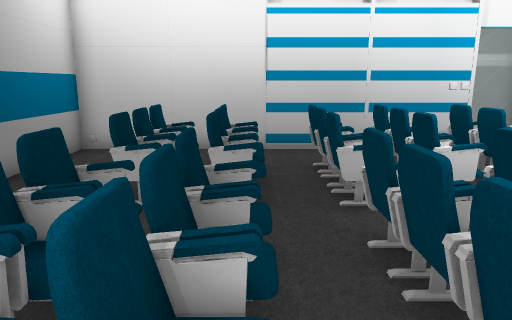
View 1 (above)

14 first-person views from a walk through a Unity game level. The camera is 1.5 m above the floor, tilts 12° down and sees 70° across. The floor is counted in squares, 0.72 m on a side. Each view is taken from the middle of a square. On the plan, view 1 faces up. The plan holds only what a view shows up to about 19 squares ahead; the rest is blank. The place goes on beyond the plan. The player character is not drawn. Door leaves are left out, so doorways stand open. Some surface patterns are stand-ins.

View 2
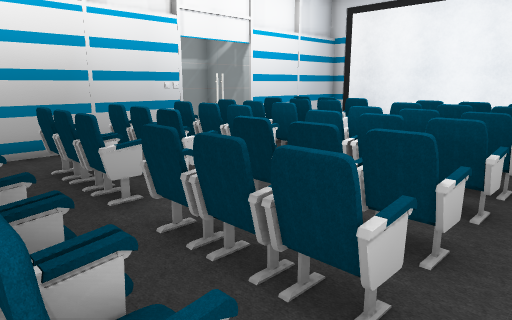

View 3
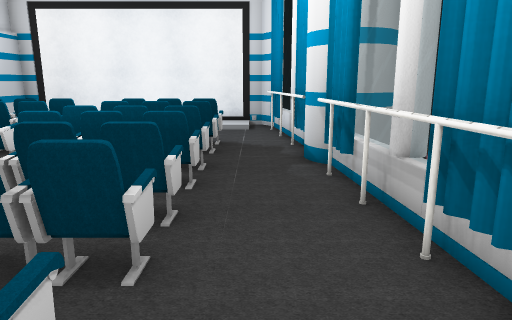

View 4
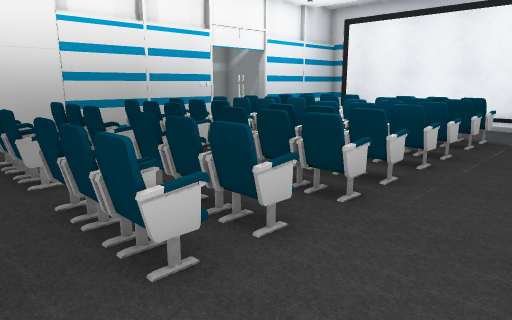

View 5
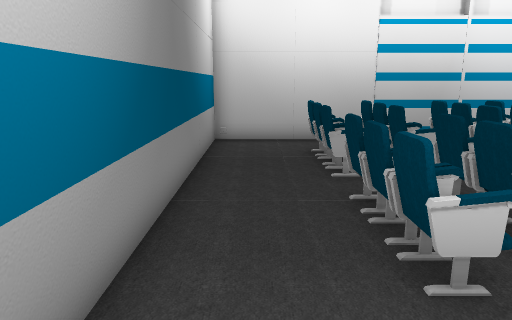

View 6
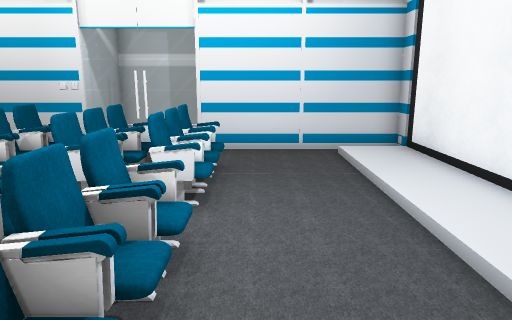

View 7
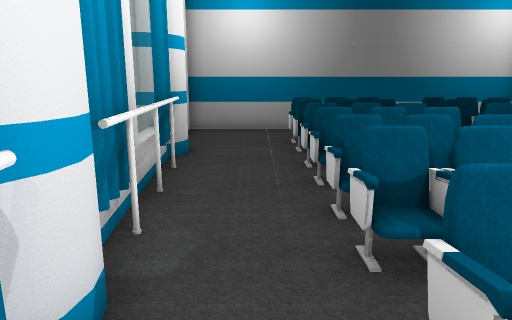

View 8
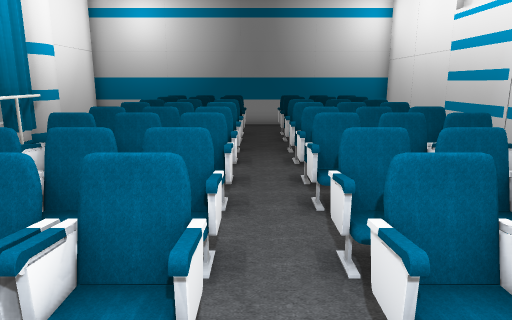

View 9
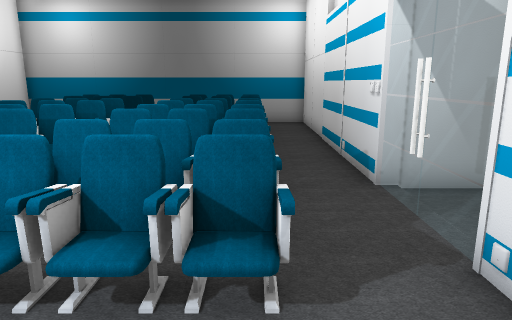

View 10
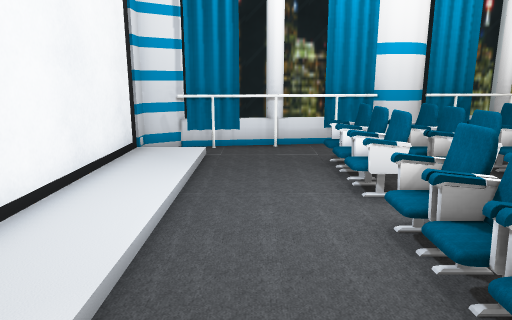

View 11
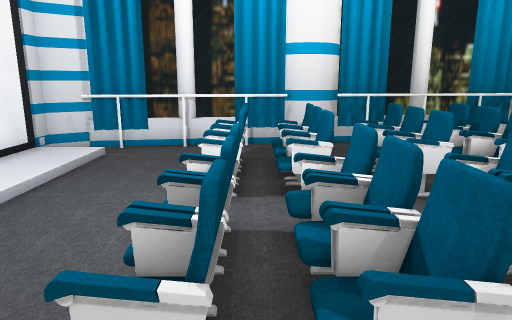

View 12
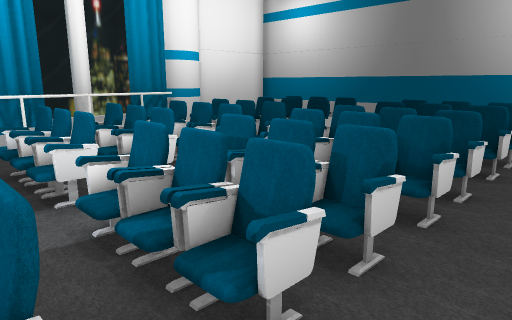

View 13
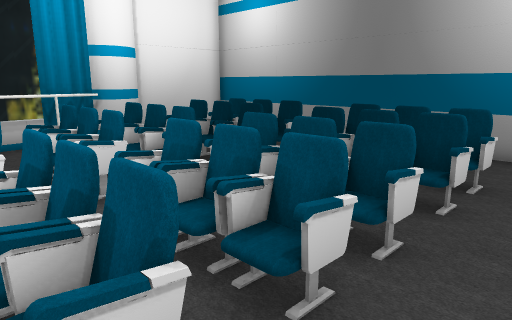

View 14
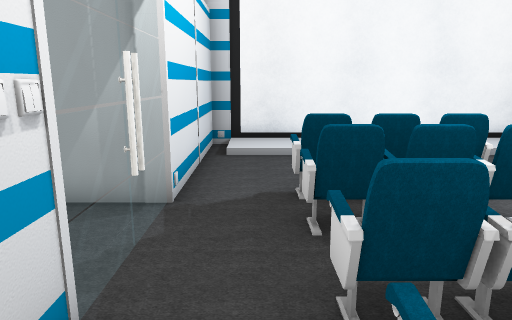

### Floor plan
Key: @ floor where view 1 was taken; # wall or solid block; . main floor; : floor 0.25 m higher than the main floor; / step, stairs or slope; D open door; = window, fence, low wall or low ledge; C chair; O other object.
Columns run from 6 left of view 1 to 17 right of it. Each row starts with its distance up from view 1.
 14              #  #
 13             ##..##
 12 #############DDDD#######
 11 #....................//#
 10 #....................::#
  9 #...CCO.CCCCCO.CCC...::#
  8 #...CCOCOC.CCC.CCO...::#
  7 #...CC...C.CCC.CC=...::#
  6 #...CCOCOC.CCC.CC=...::#
  5 #....................::#
  4 #...CCOCOC=CCO.CC=...::#
  3 #...CCOCOC=CCC.CCO...::#
  2 #...CCOCOC=CCC.CCO...::#
  1 #...C....C C.C.C.....::#
  0 #.....@................#
 -1 #...............########
 -2 #.....#####=######
 -3 ######## ##= #

Where each view was taken, in squares from view 1:
view 1: 0 up, 0 right, facing up
view 2: 0 up, 1 left, facing up-right
view 3: 0 up, 2 left, facing right
view 4: 2 down, 4 left, facing up-right
view 5: 2 down, 4 left, facing up
view 6: 0 up, 12 right, facing up
view 7: 0 up, 11 right, facing left
view 8: 5 up, 13 right, facing left
view 9: 9 up, 14 right, facing left
view 10: 11 up, 13 right, facing down
view 11: 11 up, 10 right, facing down
view 12: 11 up, 9 right, facing down-left
view 13: 11 up, 6 right, facing down-left
view 14: 10 up, 4 right, facing right
